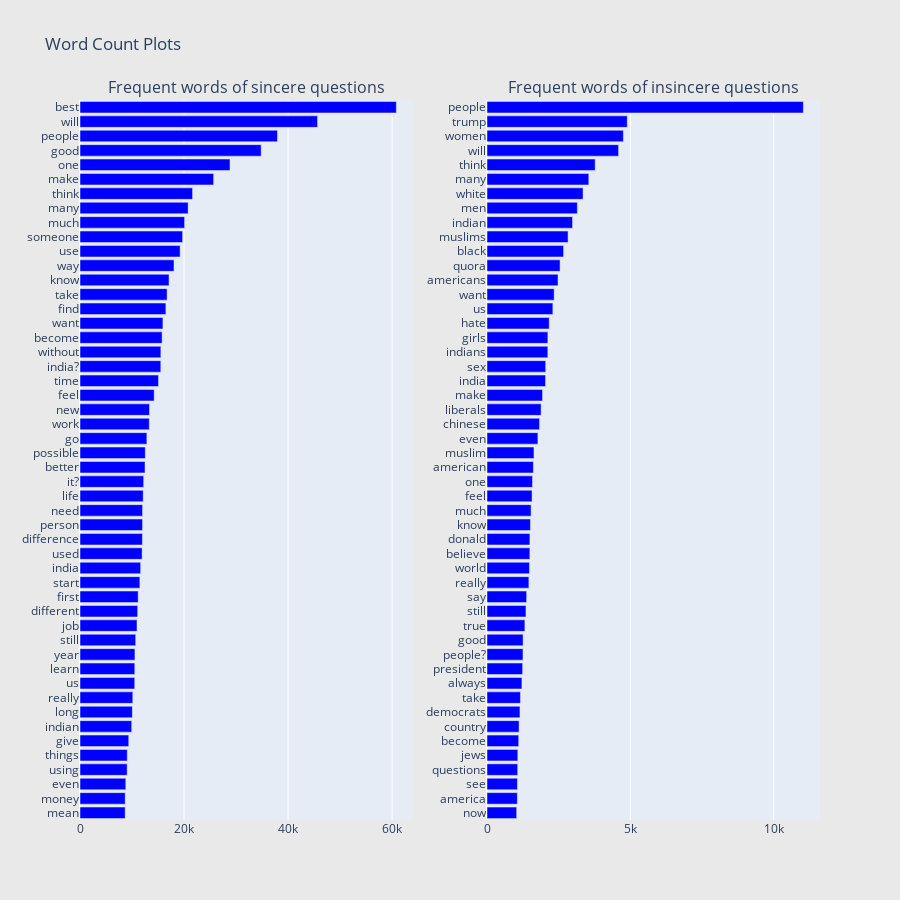

Notebook cell for this chart:
### Code cell
from collections import defaultdict
train1_df= training_data_1[training_data_1["target"]==1]
train0_df = training_data_1[training_data_1["target"]==0]

#function for unigram generation
def generate_ngrams(text, n_gram=1):
    token = [token for token in text.lower().split(" ") if token != "" if token not in STOPWORDS]
    ngrams = zip(*[token[i:] for i in range(n_gram)])
    return [" ".join(ngram) for ngram in ngrams]

#function for horizontal bar chart 
def horizontal_bar_chart(df, color):
    trace = go.Bar(
        y=df["word"].values[::-1],
        x=df["wordcount"].values[::-1],
        showlegend=False,
        orientation = 'h',
        marker=dict(
            color=color,
        ),
    )
    return trace

# bar chart for Sincere Questions 
freq_dict = defaultdict(int)
for sent in train0_df["question_text"]:
    for word in generate_ngrams(sent):
        freq_dict[word] += 1
fd_sorted = pd.DataFrame(sorted(freq_dict.items(), key=lambda x: x[1])[::-1])
fd_sorted.columns = ["word", "wordcount"]
trace0 = horizontal_bar_chart(fd_sorted.head(50), 'blue')

#bar chart for insincere questions 
freq_dict = defaultdict(int)
for sent in train1_df["question_text"]:
    for word in generate_ngrams(sent):
        freq_dict[word] += 1
fd_sorted = pd.DataFrame(sorted(freq_dict.items(), key=lambda x: x[1])[::-1])
fd_sorted.columns = ["word", "wordcount"]
trace1 = horizontal_bar_chart(fd_sorted.head(50), 'blue')

# Creating two subplots
fig = tools.make_subplots(rows=1, cols=2, vertical_spacing=0.04,
                          subplot_titles=["Frequent words of sincere questions", 
                                          "Frequent words of insincere questions"])
fig.append_trace(trace0, 1, 1)
fig.append_trace(trace1, 1, 2)
fig['layout'].update(height=900, width=900, paper_bgcolor='rgb(233,233,233)', title="Word Count Plots")
py.iplot(fig, filename='word-plots')

### Figure 1 — Plotly figure (JSON) as saved in the notebook; plotly's stock layout.template omitted (floating-point values rounded to 4 significant figures)
{"data": [{"marker": {"color": "blue"}, "orientation": "h", "showlegend": false, "type": "bar", "x": [8684, 8686, 8803, 9067, 9087, 9373, 9938, 10063, 10148, 10524, 10533, 10562, 10709, 10958, 11090, 11184, 11507, 11653, 11940, 11998, 12026, 12028, 12146, 12238, 12501, 12552, 12857, 13319, 13368, 14260, 15089, 15536, 15545, 15781, 15941, 16508, 16743, 17118, 18073, 19250, 19728, 20108, 20788, 21641, 25696, 28840, 34827, 37960, 45675, 60816], "xaxis": "x", "y": ["mean", "money", "even", "using", "things", "give", "indian", "long", "really", "us", "learn", "year", "still", "job", "different", "first", "start", "india", "used", "difference", "person", "need", "life", "it?", "better", "possible", "go", "work", "new", "feel", "time", "india?", "without", "become", "want", "find", "take", "know", "way", "use", "someone", "much", "many", "think", "make", "one", "good", "people", "will", "best"], "yaxis": "y"}, {"marker": {"color": "blue"}, "orientation": "h", "showlegend": false, "type": "bar", "x": [1035, 1058, 1062, 1071, 1075, 1106, 1119, 1150, 1167, 1218, 1243, 1255, 1259, 1321, 1360, 1382, 1461, 1483, 1495, 1497, 1515, 1537, 1572, 1588, 1618, 1639, 1776, 1834, 1887, 1937, 2043, 2048, 2122, 2123, 2171, 2298, 2343, 2478, 2549, 2672, 2828, 2984, 3152, 3351, 3552, 3774, 4590, 4757, 4893, 11036], "xaxis": "x2", "y": ["now", "america", "see", "questions", "jews", "become", "country", "democrats", "take", "always", "president", "people?", "good", "true", "still", "say", "really", "world", "believe", "donald", "know", "much", "feel", "one", "american", "muslim", "even", "chinese", "liberals", "make", "india", "sex", "indians", "girls", "hate", "us", "want", "americans", "quora", "black", "muslims", "indian", "men", "white", "many", "think", "will", "women", "trump", "people"], "yaxis": "y2"}], "layout": {"annotations": [{"font": {"size": 16}, "showarrow": false, "text": "Frequent words of sincere questions", "x": 0.225, "xanchor": "center", "xref": "paper", "y": 1, "yanchor": "bottom", "yref": "paper"}, {"font": {"size": 16}, "showarrow": false, "text": "Frequent words of insincere questions", "x": 0.775, "xanchor": "center", "xref": "paper", "y": 1, "yanchor": "bottom", "yref": "paper"}], "height": 900, "paper_bgcolor": "rgb(233,233,233)", "title": {"text": "Word Count Plots"}, "width": 900, "xaxis": {"anchor": "y", "autorange": true, "domain": [0, 0.45], "range": [0, 64020.0], "type": "linear"}, "xaxis2": {"anchor": "y2", "autorange": true, "domain": [0.55, 1], "range": [0, 11620.0], "type": "linear"}, "yaxis": {"anchor": "x", "autorange": true, "domain": [0, 1], "range": [-0.5, 49.5], "type": "category"}, "yaxis2": {"anchor": "x2", "autorange": true, "domain": [0, 1], "range": [-0.5, 49.5], "type": "category"}}}
